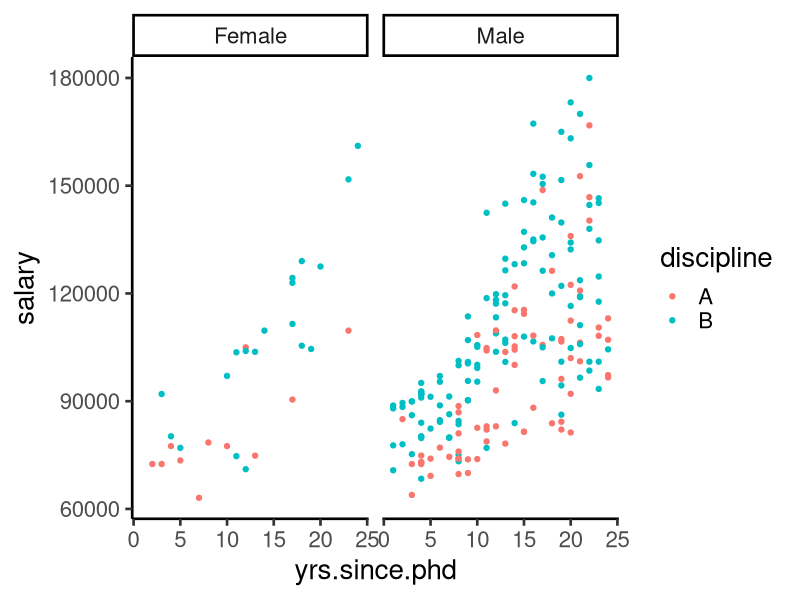
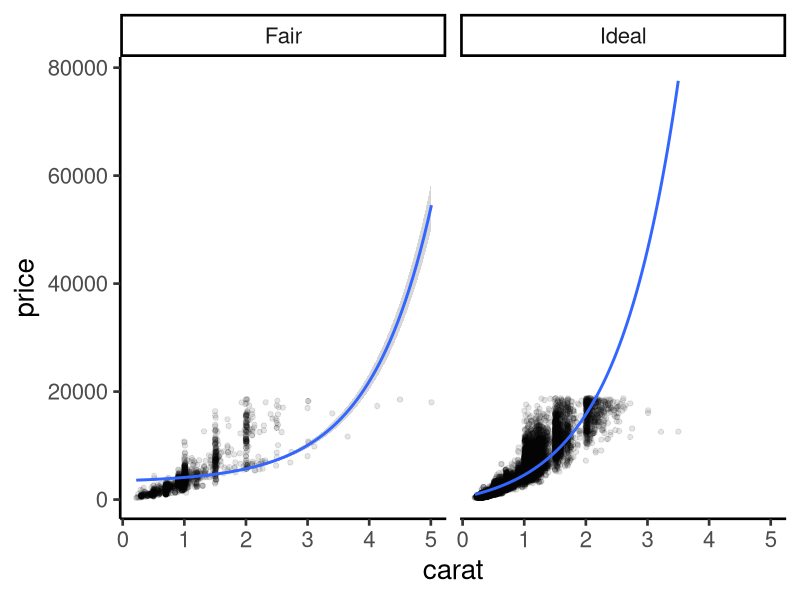
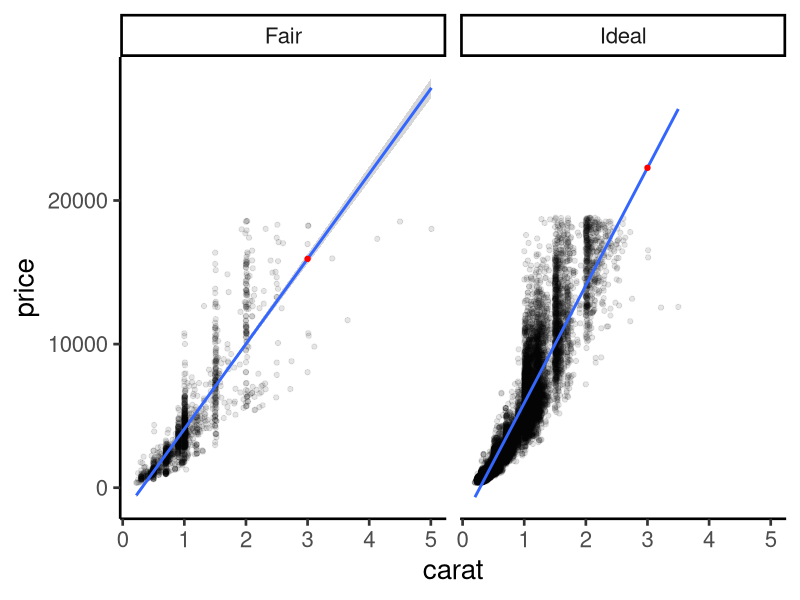

The R script that drew these images, in order:
## ---- chunk 1
library(car)
library(tidyverse)
theme_set(theme_classic(base_size = 20)) 
library(broom)
data("Salaries")
head(Salaries)
## ---- chunk 2
Salaries %>%
  filter(yrs.since.phd <25) %>%
  ggplot(aes(x=yrs.since.phd, y=salary, col=discipline)) +geom_point()+facet_grid(~sex)
## ---- chunk 3
lm.fit <-glm(salary~sex+yrs.since.phd+discipline, data =Salaries)
tidy(lm.fit)
## ---- chunk 4
int.fit<-glm(salary~ yrs.since.phd*sex +discipline, data = Salaries)
tidy(int.fit)
## ---- chunk 5
library(ggplot2)
data("diamonds")
diamonds <- diamonds %>% filter(cut %in% c("Ideal","Fair"))
diamonds$cut = as.character(diamonds$cut)
diamonds$cut = as.factor(diamonds$cut)
## ---- chunk 6
ggplot(diamonds, aes(x=carat, y=price))+geom_point(alpha=0.1)+ geom_smooth(formula = 'y~exp(x)', method='lm') +facet_grid(~cut)

## ---- chunk 7
diam.fit<- glm(price~carat*cut, data=diamonds)
tidy(diam.fit)
## ---- chunk 8
levels(diamonds$cut)

## ---- chunk 9
diamonds$cut = relevel(diamonds$cut, ref = 'Ideal')
## ---- chunk 10
d.model2 = lm(price~carat*cut, data = diamonds)
tidy(d.model2)
## ---- chunk 11
df = data.frame(cut = c('Ideal','Fair'), carat = c(3,3))

df$price = predict(d.model2, df)
## ---- chunk 12
ggplot(diamonds, aes(x = carat, y = price))+
     geom_point(alpha=0.1) + 
     geom_smooth(method = 'lm') + 
     facet_grid(~cut)+ 
    geom_point(data = df, aes(x = carat, y = price), color = "red")
